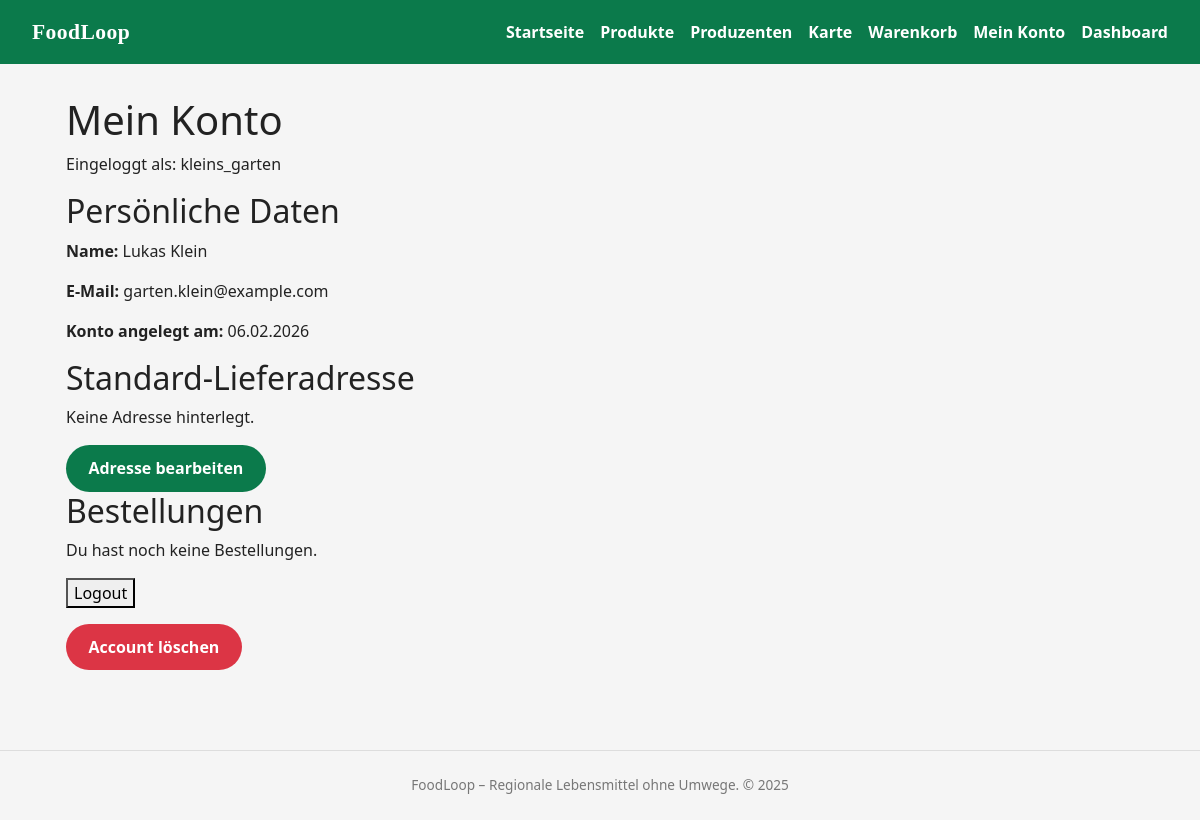
Page /account (signed in) on the committed database.
### models.py (models this page shows)
class User(db.Model, UserMixin):
    __tablename__ = "user"
    id = db.Column(db.Integer, primary_key=True)
    username = db.Column(db.String(50), unique=True, nullable=False)
    email = db.Column(db.String(255), unique=True, nullable=False)
    password_hash = db.Column(db.String(255), nullable=False)
    first_name = db.Column(db.String(100), nullable=False)
    last_name = db.Column(db.String(100), nullable=False)
    role = db.Column(db.String(20), nullable=False)  # 'CUSTOMER' | 'PRODUCER'
    created_at = db.Column(db.DateTime, default=datetime.utcnow, nullable=False)
    customer_profile = db.relationship(
        "CustomerProfile",
        back_populates="user",
        uselist=False,
        cascade="all, delete-orphan",
    )
    producer_profile = db.relationship(
        "ProducerProfile",
        back_populates="user",
        uselist=False,
        cascade="all, delete-orphan",
    )

### app.py (the view)
@app.route("/account")
@login_required
def account():
    user = current_user
    profile = user.customer_profile
    address = profile.address if profile else None
    form = EditAddressForm(obj=address)
    if profile:
        orders = profile.orders.options(db.joinedload(Order.items).joinedload(OrderItem.product)).all()
    else:
        orders = []
    return render_template("account.html", user=user, orders=orders, address=address, form=form)

### app.py (called while the page is built)
@login_manager.user_loader
def load_user(user_id):
    return User.query.get(int(user_id))

### templates/account.html (shortened to what this page needs)
{% extends "base.html" %}
{% block content %}
<h1>Mein Konto</h1>
<p>Eingeloggt als: {{ user.username }}</p>
<section class="account-section">
  <h2>Persönliche Daten</h2>
  <p><strong>Name:</strong> {{ user.first_name }} {{ user.last_name }}</p>
  <p><strong>E-Mail:</strong> {{ user.email }}</p>
  <p><strong>Konto angelegt am:</strong> {{ user.created_at.strftime("%d.%m.%Y") }}</p>
</section>
<section class="account-section">
  <h2>Standard-Lieferadresse</h2>
  {% if address %}
  <p class="mb-1">{{ address.street }}</p>
  <p class="mb-1">{{ address.zip }}, {{ address.city }} </p>
  <p class="mb-1">{{ address.country }}</p>
  {% else %}
  <p>Keine Adresse hinterlegt.</p>
  {% endif %}
  <button type="button" class="btn btn-primary" data-bs-toggle="modal" data-bs-target="#editAddressModal">
    Adresse bearbeiten
  </button>
</section>
<section class="account-section">
  <h2>Bestellungen</h2>
  {% if orders %}
  <ul>
    {% for order in orders %}
    <li>
      <button type="button" class="btn btn-secondary" data-bs-toggle="modal"
        data-bs-target="#orderModal{{ order.order_id }}">
        Bestellung #{{ order.order_id }}
      </button>
      – {{ order.created_at.strftime("%d.%m.%Y") }} –
      Gesamt: {{ "%.2f"|format(order.total_amount) }} €
      <div class="modal fade" id="orderModal{{ order.order_id }}" tabindex="-1"
        aria-labelledby="orderModalLabel{{ order.order_id }}" aria-hidden="true">
        <div class="modal-dialog">
          <div class="modal-content">
            <div class="modal-header">
              <h5 class="modal-title" id="orderModalLabel{{ order.order_id }}">
                Bestellung #{{ order.order_id }}
              </h5>
              <button type="button" class="btn-close" data-bs-dismiss="modal" aria-label="Close"></button>
            </div>
            <div class="modal-body">
              {% if order.items %}
              <ul style="list-style:none; padding:0; margin:0 0 1rem 0;">
                {% for item in order.items %}
                <li style="margin-bottom:0.5rem;">
                  <strong>{{ item.product.name }}</strong><br>
                  {{ item.quantity }} × {{ "%.2f"|format(item.unit_price) }} €
                  = {{ "%.2f"|format(item.line_total) }} €
                </li>
                {% endfor %}
              </ul>
              <p><strong>Gesamt:</strong> {{ "%.2f"|format(order.total_amount) }} €</p>
              {% else %}
              <p>Keine Artikel für diese Bestellung gefunden.</p>
              {% endif %}
            </div>
            <div class="modal-footer">
              <button type="button" class="btn btn-secondary" data-bs-dismiss="modal">
                Schließen
              </button>
            </div>
          </div>
        </div>
      </div>
    </li>
    {% endfor %}
  </ul>
  {% else %}
  <p>Du hast noch keine Bestellungen.</p>
  {% endif %}
</section>
<form action="{{ url_for('logout') }}" method="post">
  <button type="submit">Logout</button>
</form>
<form action="{{ url_for('delete_account') }}" method="post" style="margin-top: 1rem;"
  onsubmit="return confirm('Account unwiderruflich löschen?');">
  <button type="submit" class="btn btn-danger">Account löschen</button>
</form>
{% endblock %}

### static/css/base.css (style rules this page uses)
body { font-family: system-ui, -apple-system, BlinkMacSystemFont, "Segoe UI", sans-serif; margin: 0; background: #f5f5f5; color: #222; overflow-x: hidden; }

### static/css/components.css (style rules this page uses)
.btn { display: inline-block; padding: 0.7rem 1.4rem; border-radius: 999px; border: none; cursor: pointer; text-decoration: none; font-weight: 600; }
.btn-primary { background: #0b7a4b; color: white; }

### rows in the picture
User: username "kleins_garten", first_name "Lukas", last_name "Klein", email "garten.klein@example.com", created_at "06.02.2026"

### other values in the picture
{{ 2025 }} "2025"
